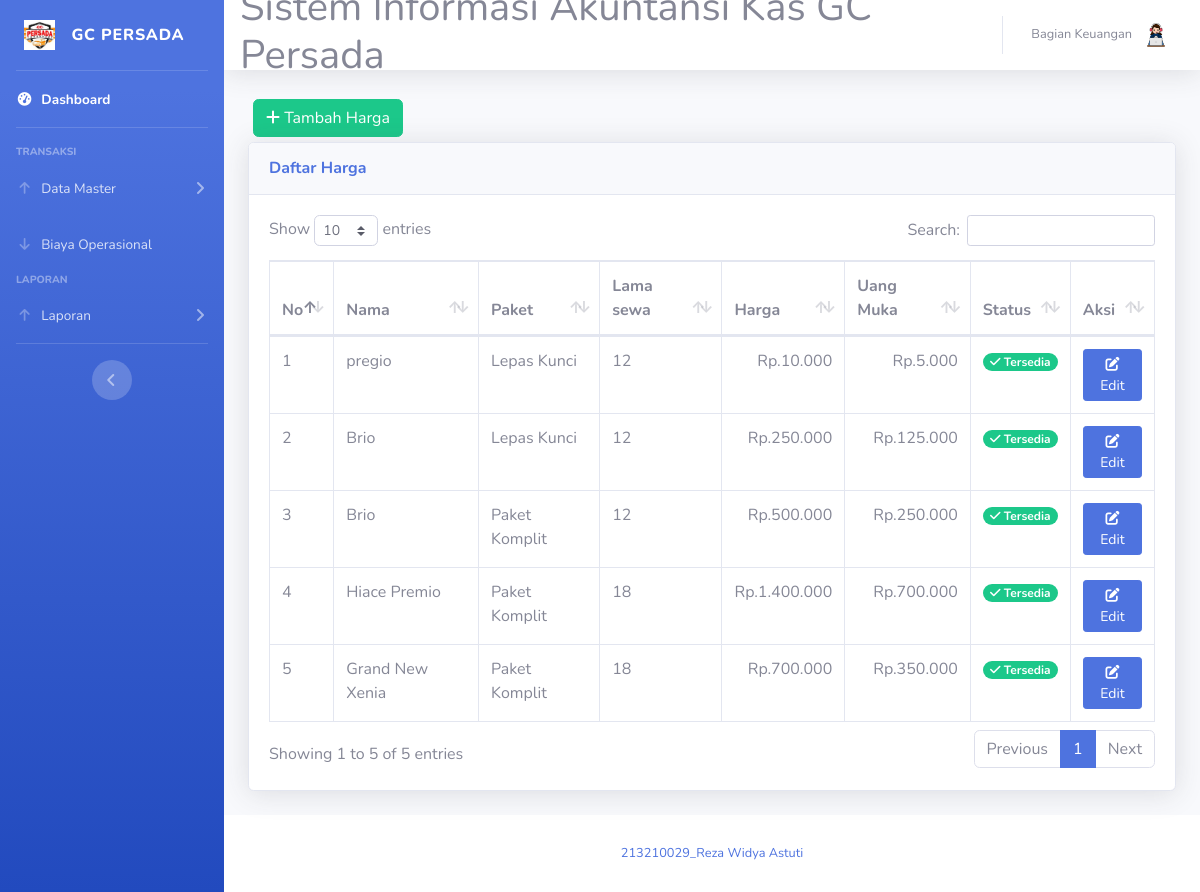
The app's page /harga.php (signed in) with its own data.
### tables this page shows
CREATE TABLE `harga` (
  `id_harga` int(2) NOT NULL,
  `id_mobil` varchar(15) NOT NULL,
  `jenis_paket` varchar(25) NOT NULL,
  `lama_sewa` int(5) NOT NULL,
  `harga` int(11) NOT NULL,
  `status` tinyint(1) NOT NULL
);

CREATE TABLE `mobil` (
  `id_mobil` int(2) NOT NULL,
  `nama` varchar(15) NOT NULL,
  `warna` varchar(10) NOT NULL,
  `no_polisi` varchar(10) NOT NULL,
  `jumlah_set` varchar(10) NOT NULL,
  `id_merek` int(2) NOT NULL,
  `status` varchar(20) NOT NULL
);

### harga.php (the view, shortened to what this page needs)
<?php
require 'koneksi.php';
?>
<!DOCTYPE html>
<html lang="en">
<head>
    <link href="vendor/fontawesome-free/css/all.min.css" rel="stylesheet" type="text/css">
    <link href="css/sb-admin-2.min.css" rel="stylesheet">
    <link href="vendor/datatables/dataTables.bootstrap4.min.css" rel="stylesheet">
</head>
<body id="page-top">
    <?php
    $role = $_SESSION['role_id'];
    $role == '3' ? require('sidebar-karyawan.php') : require('sidebar.php');
    ?>
    <div id="content">
        <?php require 'navbar.php'; ?>
        <div class="container-fluid">
            <button type="button" class="btn btn-success" style="margin:5px" data-toggle="modal" data-target="#myModalTambah"><i class="fa fa-plus"></i> Tambah Harga</button><br>
            <div class="card shadow mb-4">
                <div class="card-header py-3">
                    <h6 class="m-0 font-weight-bold text-primary">Daftar Harga</h6>
                </div>
                <div class="card-body">
                    <div class="table-responsive">
                        <table class="table table-bordered" id="dataTable" width="100%" cellspacing="0">
                            <thead>
                                <tr>
                                    <th>No</th>
                                    <th>Nama</th>
                                    <th>Paket</th>
                                    <th>Lama sewa</th>
                                    <th>Harga</th>
                                    <th>Uang Muka</th>
                                    <th>Status</th>
                                    <th>Aksi</th>
                                </tr>
                            </thead>
                            <tbody>
                                <?php
                                $no = 1;
                                $query = mysqli_query($koneksi, "
                                        SELECT harga.*, mobil.nama, mobil.status AS status_mobil
                                        FROM harga
                                        JOIN mobil ON harga.id_mobil = mobil.id_mobil
                                        ORDER BY status_mobil DESC
                                    ");
                                while ($data = mysqli_fetch_assoc($query)) {
                                ?>
                                    <tr>
                                        <td><?= $no++ ?></td>
                                        <td><?= $data['nama'] ?></td>
                                        <td><?= $data['jenis_paket'] ?></td>
                                        <td><?= $data['lama_sewa'] ?></td>
                                        <td class="text-right">Rp.<?= number_format($data['harga'], 0, '', '.'); ?></td>
                                        <td class="text-right">Rp.<?= number_format($data['harga'] / 2, 0, '', '.'); ?></td>
                                        <td>
                                            <?php
                                            if ($data['status_mobil'] == 1) {
                                                echo '<span class="badge badge-pill badge-success"><i class="fa fa-check"></i> Tersedia</span>';
                                            } else {
                                                echo '<span class="badge badge-pill badge-warning text-dark"><i class="fa fa-circle-xmark"></i> Tidak Tersedia</span>';
                                            }
                                            ?>
                                        </td>
                                        <td>
                                            <a href="#" type="button" class="btn btn-primary btn-sm" data-toggle="modal" data-target="#myModal<?= $data['id_harga']; ?>"><i class="fa fa-edit"></i> Edit</a>
                                        </td>
                                    </tr>
                                <?php
                                }
                                ?>
                            </tbody>
                        </table>
                    </div>
                </div>
            </div>
        </div>
    </div>
    <?php require 'footer.php' ?>
    </div>
    </div>
</body>
</html>

### records on screen
harga: id_mobil.nama "pregio", jenis_paket "Lepas Kunci", lama_sewa "12", harga "10.000", $data['harga']/2 "5.000"
harga: id_mobil.nama "Brio", jenis_paket "Lepas Kunci", lama_sewa "12", harga "250.000", $data['harga']/2 "125.000"
harga: id_mobil.nama "Brio", jenis_paket "Paket Komplit", lama_sewa "12", harga "500.000", $data['harga']/2 "250.000"
harga: id_mobil.nama "Hiace Premio", jenis_paket "Paket Komplit", lama_sewa "18", harga "1.400.000", $data['harga']/2 "700.000"
harga: id_mobil.nama "Grand New Xenia", jenis_paket "Paket Komplit", lama_sewa "18", harga "700.000", $data['harga']/2 "350.000"

### other values on screen
$_SESSION['nama'] "Bagian Keuangan"
